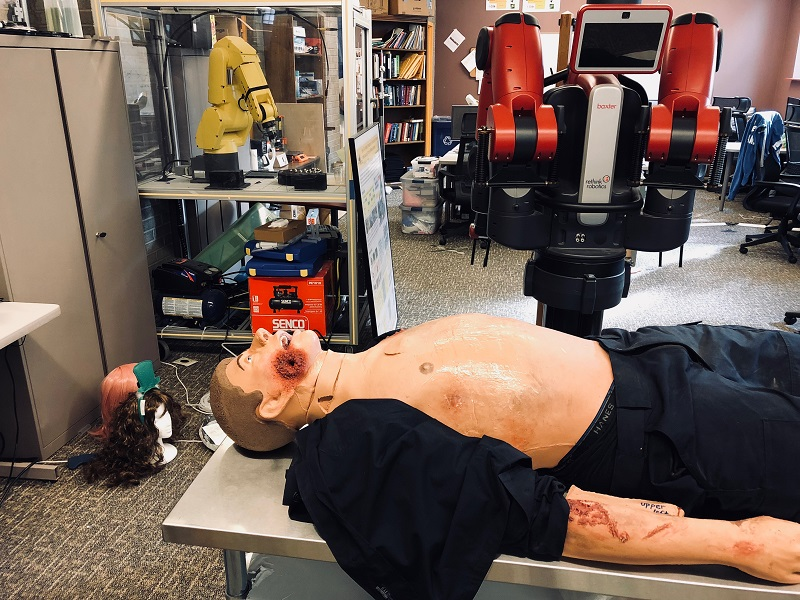
#> input picture Homework_5/pair4/1.jpg, 800 x 600 px
$ python -i main.py   (imports and definitions only)   (Python 2 division)
#> lines starting #> are read from the running program, lines starting #| are printed output that depends on the picture
#> further down, picture is the input picture: shape (600, 800, 3); mean B, G, R 83.9, 93.7, 112.3
import cv2
import numpy as np
import time
from os.path import join, basename, splitext, dirname
import sys
from glob import glob

sys.path.insert(0, r'..\utils')
from helpers import *

def extract_kps(image, ftype = 'sift', sigma = 1.414):
    ################
    # Description:
    #   Find interest points (keypoints) and descriptors
    # Input:
    #   image: RGB image. 3D ndarray (H x W x 3).
    #   ftype: 'sift' or 'surf'
    #   sigma: scale applied to the image
    # Output:
    #   A tuple (keypoints, features)
    #   keypoints: ndarray (Z x 2). each row has (row_idx, col_idx)
    #   features:  ndarray (Z x desc_size**2)
    #   Z is no. of interest points
    ################

    ## Assertion
#> called with ftype = 'sift', sigma = 1.41
    assert image.ndim == 3, 'img is a 3D ndarray (RGB image: H x W x 3)'

    ## convert the image to grayscale
    gray = cv2.cvtColor(image, cv2.COLOR_BGR2GRAY)
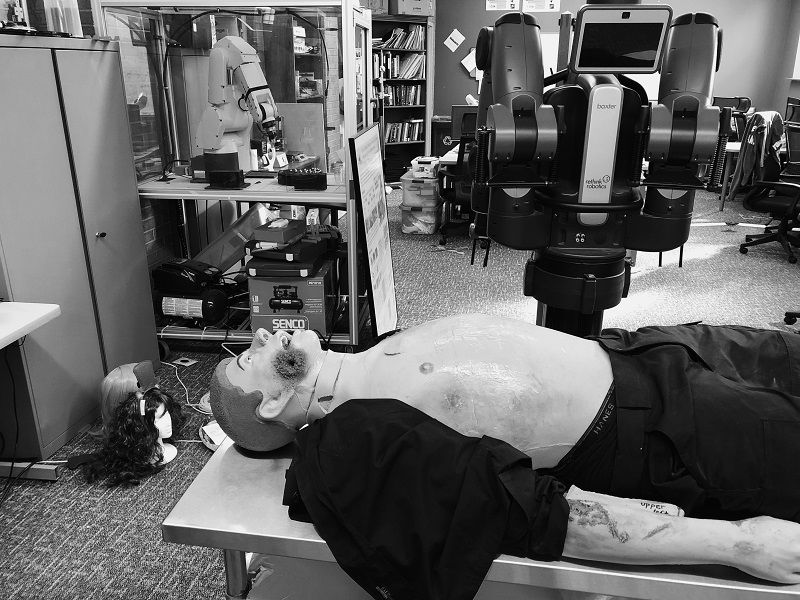
#> gray: shape (600, 800); min 0, max 255, mean 98.1

    if(ftype.lower() == 'sift'):
        descriptor = cv2.xfeatures2d.SIFT_create()
        # kps (cv2.KeyPoint object) and features (ndarray).
        (kps, features) = descriptor.detectAndCompute(image, None)
#> kps = 1815 keypoints; strongest (x, y, size): (645, 164, 5.1), (794, 229, 2), (642, 177, 2.8), (660, 265, 2.1)
        kps = np.float32([kp.pt for kp in kps])
#> kps = 1815 pairs, first value 2.42 to 795.5, second value 2.31 to 596.4
    elif ftype.lower() == 'surf':
        descriptor = cv2.xfeatures2d.SURF_create()
        # kps (cv2.KeyPoint object) and features (ndarray).
        (kps, features) = descriptor.detectAndCompute(image, None)
        kps = np.float32([kp.pt for kp in kps])
    else:
        raise ValueError('Unknown feature type')

    # kps: ndarray (Z x 2); features: ndarray (Z x 128)
    return (kps, features)

# [162 lines left out: functions mean_normalize, dist_mat_vec, dist_mat_mat, filter_kps, draw_matches_one_to_one, draw_matches and 1 more, not called in this run]

# [48 lines not run here, left out]
    # [10 lines of commented-out code are left out]

>>> import cv2
>>> picture = cv2.imread('pair4/1.jpg')
>>> result = extract_kps(picture)
#> result = 2 point arrays, longest 1815 points

$ run again, on Homework_5/pair4/4.jpg
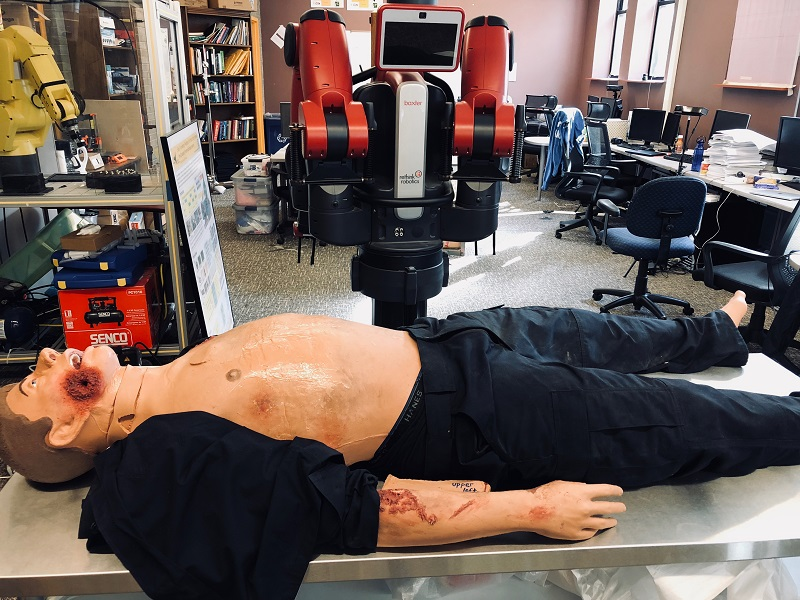
#> input picture Homework_5/pair4/4.jpg, 800 x 600 px
#> picture is the input picture: shape (600, 800, 3); mean B, G, R 87.4, 93, 108.3
#> in extract_kps, `gray = cv2.cvtColor(image, cv2.COLOR_BGR2GRAY)`:
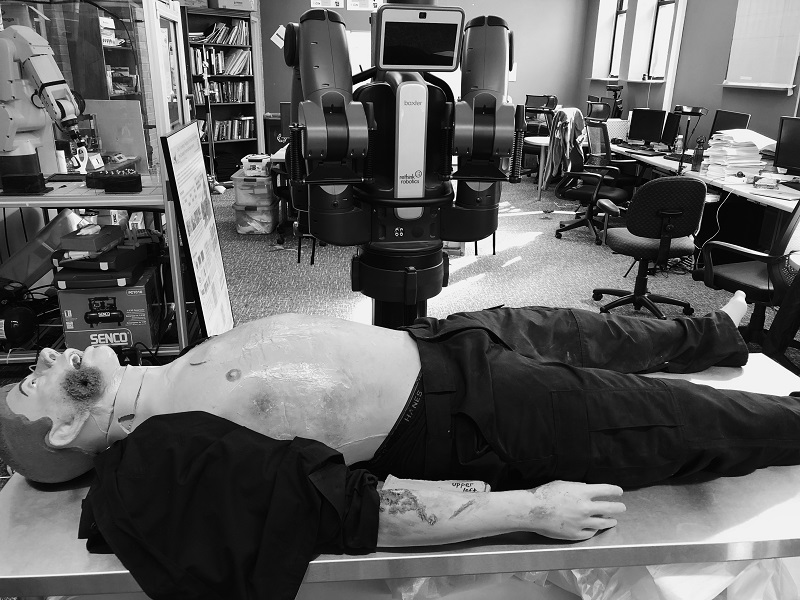
#> gray: shape (600, 800); min 0, max 255, mean 97
#> in extract_kps, `(kps, features) = descriptor.detectAndCompute(image, None)`: kps = 1827 keypoints; strongest (x, y, size): (454, 199, 1.9), (476, 254, 2), (510, 69, 2.5), (709, 198, 6.3)
#> in extract_kps, `kps = np.float32([kp.pt for kp in kps])`: kps = 1827 pairs, first value 2.52 to 796.9, second value 2.66 to 594.5
#> result = 2 point arrays, longest 1827 points

$ run again, on Homework_5/pair4/5.jpg
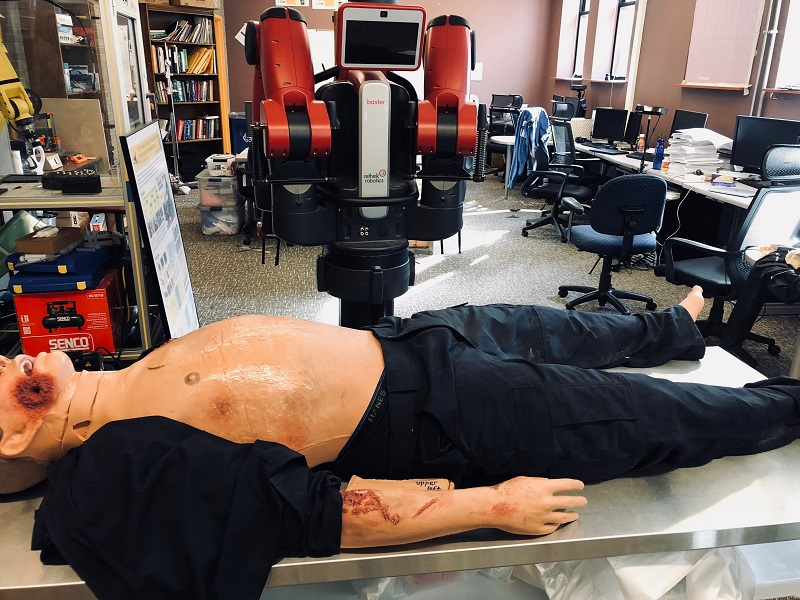
#> input picture Homework_5/pair4/5.jpg, 800 x 600 px
#> picture is the input picture: shape (600, 800, 3); mean B, G, R 87.2, 93.2, 108.5
#> in extract_kps, `gray = cv2.cvtColor(image, cv2.COLOR_BGR2GRAY)`:
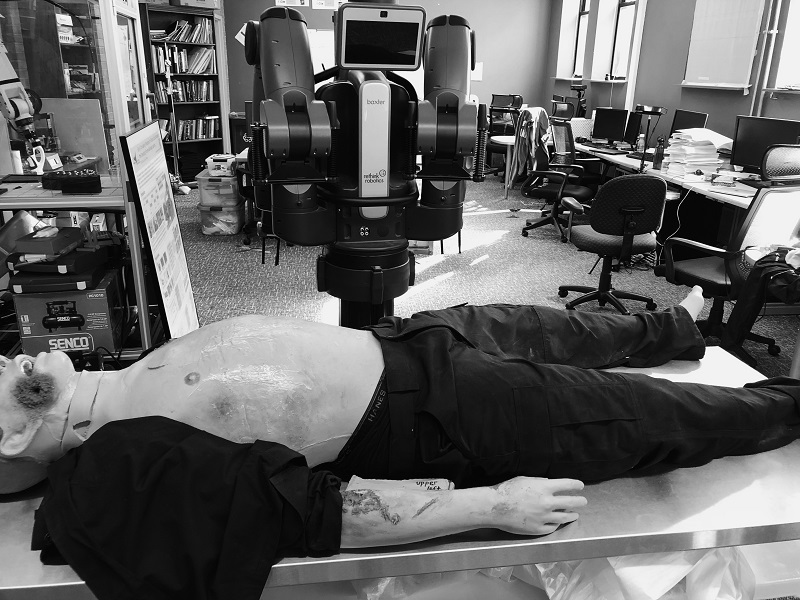
#> gray: shape (600, 800); min 0, max 255, mean 97.1
#> in extract_kps, `(kps, features) = descriptor.detectAndCompute(image, None)`: kps = 1794 keypoints; strongest (x, y, size): (419, 159, 4.7), (419, 198, 2.2), (488, 119, 2.1), (473, 68, 2.7)
#> in extract_kps, `kps = np.float32([kp.pt for kp in kps])`: kps = 1794 pairs, first value 3.7 to 795.5, second value 2.41 to 596.4
#> result = 2 point arrays, longest 1794 points

$ run again, on Homework_5/pair4/567.JPG
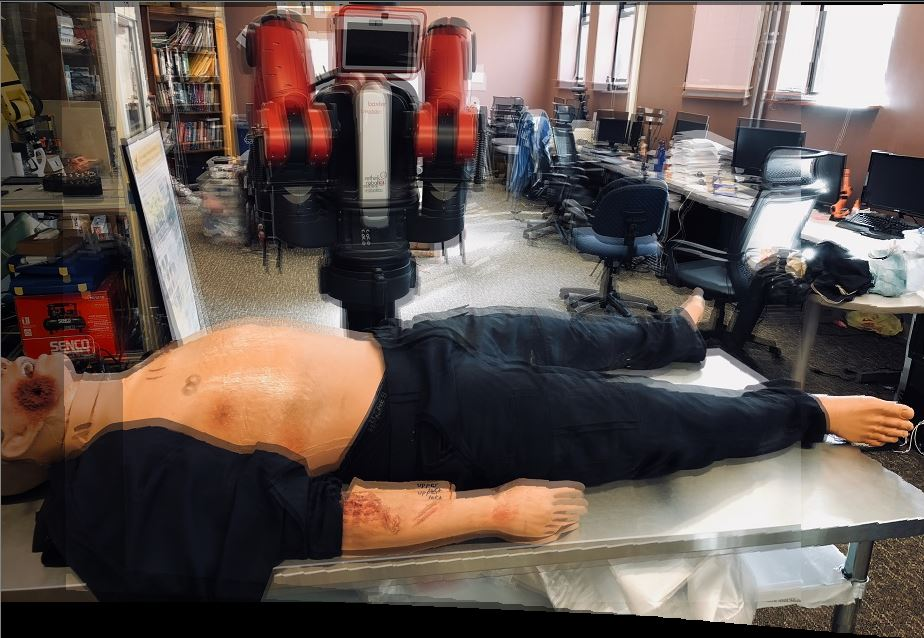
#> input picture Homework_5/pair4/567.JPG, 924 x 638 px
#> picture is the input picture: shape (638, 924, 3); mean B, G, R 82.6, 87.9, 101.1
#> in extract_kps, `gray = cv2.cvtColor(image, cv2.COLOR_BGR2GRAY)`:
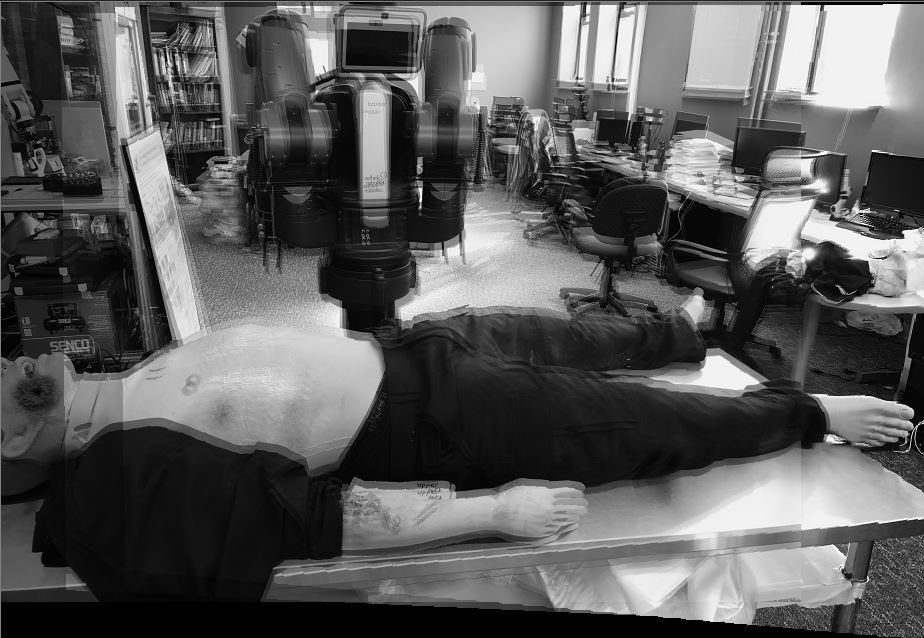
#> gray: shape (638, 924); min 0, max 255, mean 91.2
#> in extract_kps, `(kps, features) = descriptor.detectAndCompute(image, None)`: kps = 2496 keypoints; strongest (x, y, size): (420, 200, 2.3), (722, 376, 31.4), (166, 60, 2), (802, 3, 2.1)
#> in extract_kps, `kps = np.float32([kp.pt for kp in kps])`: kps = 2496 pairs, first value 2.4 to 920.6, second value 3.46 to 633.1
#> result = 2 point arrays, longest 2496 points
